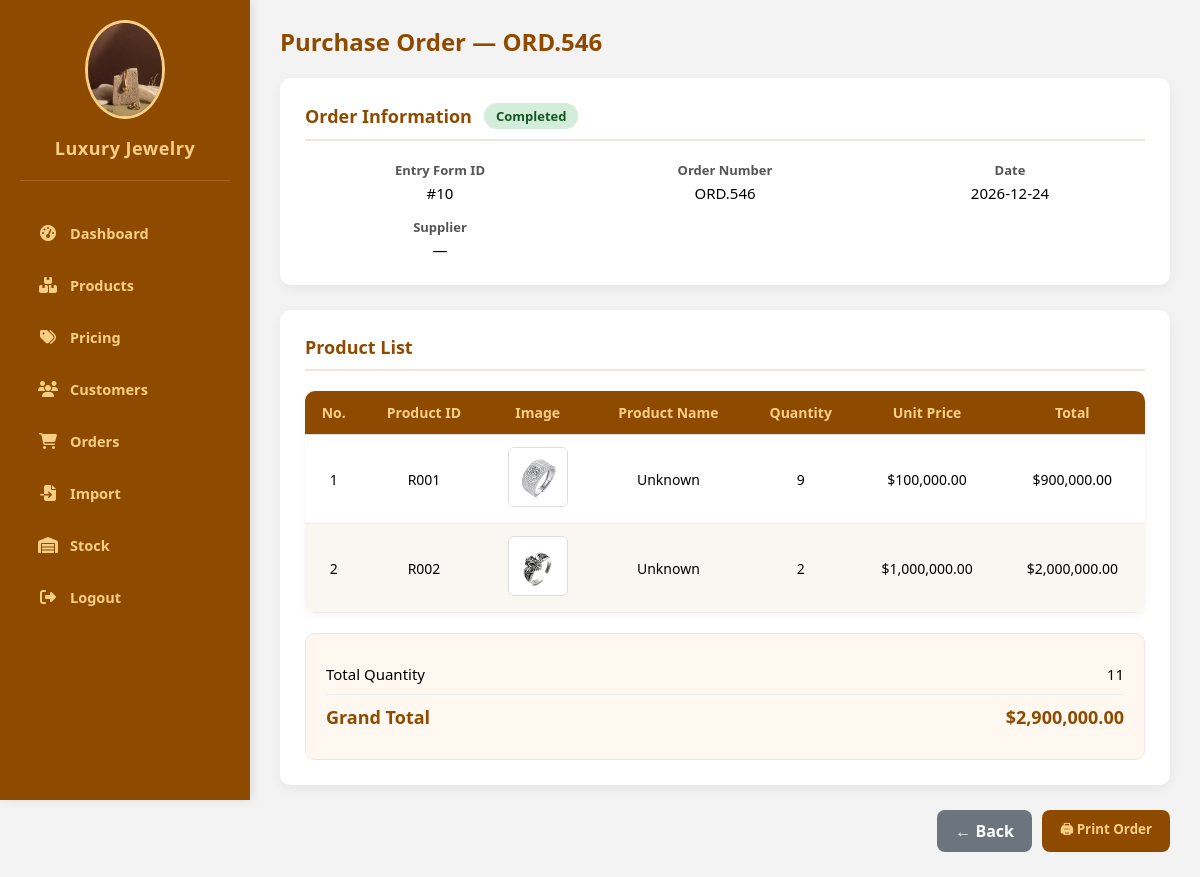
The page /admin/Import_product/entry_form_detail.php?id=10 on the database its author committed.
### tables this page shows
CREATE TABLE `goods_receipt` (
  `id` int(11) NOT NULL AUTO_INCREMENT,
  `order_number` varchar(50) NOT NULL,
  `entry_date` date NOT NULL,
  `supplier` varchar(255) DEFAULT NULL,
  `total_quantity` int(11) DEFAULT 0,
  `total_value` decimal(15,2) DEFAULT 0.00,
  `status` enum('Draft','Completed') DEFAULT 'Draft',
  `created_at` timestamp NOT NULL DEFAULT current_timestamp(),
  PRIMARY KEY (`id`)
);

CREATE TABLE `goods_receipt_items` (
  `id` int(11) NOT NULL AUTO_INCREMENT,
  `receipt_id` int(11) DEFAULT NULL,
  `product_id` varchar(50) DEFAULT NULL,
  `product_name` varchar(255) DEFAULT NULL,
  `quantity` int(11) DEFAULT NULL,
  `unit_price` decimal(15,2) DEFAULT NULL,
  `total_price` decimal(15,2) DEFAULT NULL,
  PRIMARY KEY (`id`),
  KEY `receipt_id` (`receipt_id`),
  CONSTRAINT `goods_receipt_items_ibfk_1` FOREIGN KEY (`receipt_id`) REFERENCES `goods_receipt` (`id`) ON DELETE CASCADE
);

### admin/Import_product/entry_form_detail.php (the view, shortened to what this page needs)
<?php
require_once '../../config/config.php';
$id = (int)($_GET['id'] ?? 0);
$stmt_form = $conn->prepare("SELECT * FROM goods_receipt WHERE id = ?");
$stmt_form->bind_param('i', $id);
$stmt_form->execute();
$form = $stmt_form->get_result()->fetch_assoc();
$stmt_items = $conn->prepare("
    SELECT d.*, p.image
    FROM goods_receipt_items d
    LEFT JOIN products p ON d.product_id = p.id
    WHERE d.receipt_id = ?
    ORDER BY d.id ASC
");
$stmt_items->bind_param('i', $id);
$stmt_items->execute();
$items = $stmt_items->get_result()->fetch_all(MYSQLI_ASSOC);
$badge_class = $form['status'] === 'Completed' ? 'badge-completed' : 'badge-draft';
?>
<!DOCTYPE html>
<html lang="en">
<head>
  <link rel="stylesheet" href="../admin_function.css">
</head>
<body>
<?php include '../sidebar_include.php'; ?>
<main>
  <header>
    <h1>Purchase Order — <?php echo htmlspecialchars($form['order_number']); ?></h1>
  </header>
  <div class="card">
    <div class="card-header">
      Order Information
      <span class="badge <?php echo $badge_class; ?>"><?php echo $form['status']; ?></span>
    </div>
    <div class="info-grid">
      <div>
        <div class="info-label">Entry Form ID</div>
        <div class="info-value">#<?php echo $form['id']; ?></div>
      </div>
      <div>
        <div class="info-label">Order Number</div>
        <div class="info-value"><?php echo htmlspecialchars($form['order_number']); ?></div>
      </div>
      <div>
        <div class="info-label">Date</div>
        <div class="info-value"><?php echo htmlspecialchars($form['entry_date']); ?></div>
      </div>
      <div>
        <div class="info-label">Supplier</div>
        <div class="info-value"><?php echo htmlspecialchars($form['supplier'] ?? '—'); ?></div>
      </div>
    </div>
  </div>
  <div class="card">
    <div class="card-header">Product List</div>
    <table>
      <thead>
        <tr>
          <th>No.</th>
          <th>Product ID</th>
          <th>Image</th>
          <th>Product Name</th>
          <th>Quantity</th>
          <th>Unit Price</th>
          <th>Total</th>
        </tr>
      </thead>
      <tbody>
        <?php if (empty($items)): ?>
          <tr><td colspan="7" style="color:#888;padding:25px;">No products found.</td></tr>
        <?php else: ?>
          <?php foreach ($items as $i => $row): ?>
          <tr>
            <td><?php echo $i + 1; ?></td>
            <td><?php echo htmlspecialchars($row['product_id']); ?></td>
            <td>
              <img src="../../images/<?php echo htmlspecialchars($row['image'] ?? ($row['product_id'] . '.jpg')); ?>"
                   class="product-image" onerror="this.style.opacity='0.2'">
            </td>
            <td><?php echo htmlspecialchars($row['product_name']); ?></td>
            <td><?php echo intval($row['quantity']); ?></td>
            <td>$<?php echo number_format($row['unit_price'], 2); ?></td>
            <td>$<?php echo number_format($row['total_price'], 2); ?></td>
          </tr>
          <?php endforeach; ?>
        <?php endif; ?>
      </tbody>
    </table>
    <div class="summary-card">
      <div class="summary-row">
        <span>Total Quantity</span>
        <span><?php echo intval($form['total_quantity']); ?></span>
      </div>
      <div class="summary-row summary-total">
        <span>Grand Total</span>
        <span>$<?php echo number_format($form['total_value'], 2); ?></span>
      </div>
    </div>
  </div>
  <div class="action-buttons">
    <a href="import_management.php" class="btn btn-secondary">← Back</a>
    <button type="button" class="btn btn-primary"
            onclick="document.getElementById('print_order').checked = true;">
      🖨 Print Order
    </button>
  </div>
</main>
</body>
</html>

### admin/admin_function.css (style rules this page uses)
* { margin: 0; padding: 0; box-sizing: border-box; font-family: "Segoe UI", sans-serif; }
body { display: flex; min-height: 100vh; background-color: #f3f3f3; }
main { flex: 1; padding: 25px 30px; margin-left: 250px; }
header h1 { color: #8e4b00; margin-bottom: 20px; }
.card { background: white; border-radius: 10px; box-shadow: 0 2px 5px rgba(0, 0, 0, 0.1); flex: 1; min-width: 200px; padding: 20px; text-align: center; transition: transform 0.3s; }
table { width: 100%; border-collapse: collapse; background: white; border-radius: 10px; overflow: hidden; box-shadow: 0 2px 5px rgba(0, 0, 0, 0.1); }
th, td { padding: 12px; text-align: left; border-bottom: 1px solid #ddd; }
th { background-color: #8e4b00; color: #f8ce86; }
.btn { display: inline-block; padding: 10px 16px; background-color: #8e4b00; color: #f8ce86; text-decoration: none; border-radius: 8px; font-weight: bold; text-align: center; transition: all 0.3s; border: none; }

### admin/Import_product/entry_form_detail.php (style rules this page uses)
header h1 { font-size: 24px; color: #8e4b00; margin-bottom: 20px; }
.card { background: white; border-radius: 10px; box-shadow: 0 4px 12px rgba(0,0,0,0.05); padding: 25px; margin-bottom: 25px; }
.card-header { font-weight: bold; font-size: 18px; color: #8e4b00; margin-bottom: 20px; border-bottom: 2px solid #f1e4e1; padding-bottom: 10px; display: flex; align-items: center; gap: 12px; }
.info-grid { display: grid; grid-template-columns: repeat(auto-fit, minmax(250px, 1fr)); gap: 15px; }
.info-label { font-weight: 600; color: #555; margin-bottom: 4px; font-size: 13px; }
.info-value { font-size: 15px; }
table { width: 100%; border-collapse: collapse; border-radius: 10px; overflow: hidden; box-shadow: 0 2px 8px rgba(0,0,0,0.05); margin-top: 20px; }
th { background-color: #8e4b00; color: #f8ce86; font-weight: 600; text-align: center; padding: 12px 10px; font-size: 14px; }
td { text-align: center; padding: 12px 10px; border-bottom: 1px solid #eee; font-size: 14px; }
tr:nth-child(even) td { background: #faf6f2; }
.product-image { width: 60px; height: 60px; border-radius: 6px; object-fit: cover; border: 1px solid #ddd; }
.summary-card { background: #fff8f0; border-radius: 10px; padding: 20px; margin-top: 20px; border: 1px solid #f1e4e1; }
.summary-row { display: flex; justify-content: space-between; padding: 10px 0; border-bottom: 1px solid #eee; font-size: 15px; }
.summary-row:last-child { border-bottom: none; }
.summary-total { font-weight: bold; font-size: 18px; color: #8e4b00; }
.btn { display: inline-block; padding: 10px 18px; border-radius: 8px; font-weight: 600; cursor: pointer; text-decoration: none; transition: 0.3s; border: none; }
.btn-primary { background-color: #8e4b00; color: #f8ce86; }
.btn-secondary { background-color: #6c757d; color: white; }
.action-buttons { display: flex; justify-content: flex-end; gap: 10px; margin-top: 25px; }
.badge { display: inline-block; padding: 4px 12px; border-radius: 20px; font-size: 13px; font-weight: 700; }
.badge-completed { background: #d4edda; color: #155724; }

### rows shown on the page
goods_receipt: order_number "ORD.546", status "Completed", id "10", entry_date "2026-12-24", supplier "—", total_quantity "11", total_value "2,900,000.00"
goods_receipt_items: product "R001", shows a picture, product_name "Unknown", quantity "9", unit_price "100,000.00", total_price "900,000.00"
goods_receipt_items: product "R002", shows a picture, product_name "Unknown", quantity "2", unit_price "1,000,000.00", total_price "2,000,000.00"
